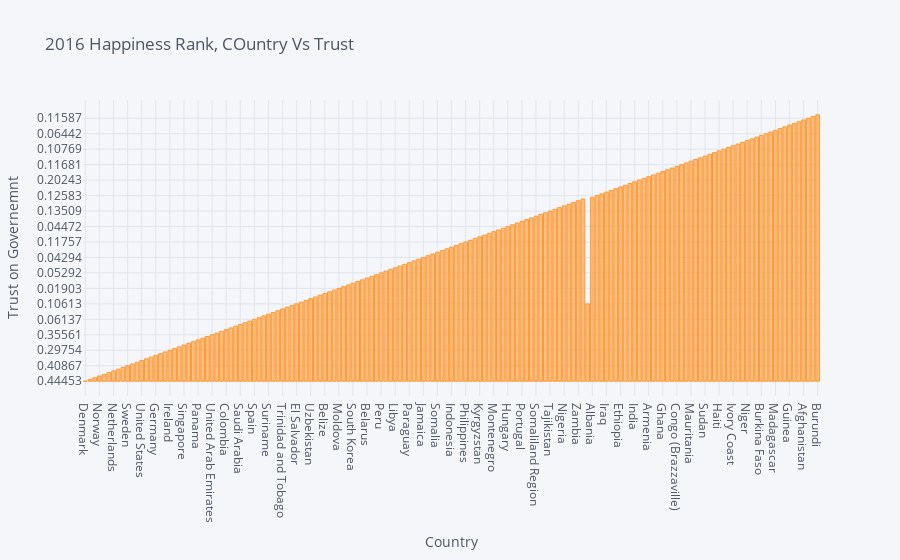

The code cell stored with this chart in its notebook:
### Code cell
# Recreate above plot with kind = 'bar'
whp.iplot(
    kind = 'bar',
    x='Country',
    y='Trust (Government Corruption)',
    xTitle='Country',
    yTitle='Trust on Governemnt',
    title='2016 Happiness Rank, COuntry Vs Trust '
)

### Figure 1 — Plotly figure (JSON) as saved in the notebook; plotly's stock layout.template omitted (floating-point values rounded to 4 significant figures; data arrays with more than 128 entries replaced by an {"elided": "..."} marker saying what was removed)
{"data": [{"marker": {"color": "rgba(255, 153, 51, 0.6)", "line": {"color": "rgba(255, 153, 51, 1.0)", "width": 1}}, "name": "Trust (Government Corruption)", "orientation": "v", "text": "", "type": "bar", "x": {"elided": "157 str values"}, "y": {"elided": "157 str values"}}], "layout": {"legend": {"bgcolor": "#F5F6F9", "font": {"color": "#4D5663"}}, "paper_bgcolor": "#F5F6F9", "plot_bgcolor": "#F5F6F9", "title": {"font": {"color": "#4D5663"}, "text": "2016 Happiness Rank, COuntry Vs Trust "}, "xaxis": {"gridcolor": "#E1E5ED", "showgrid": true, "tickfont": {"color": "#4D5663"}, "title": {"font": {"color": "#4D5663"}, "text": "Country"}, "zerolinecolor": "#E1E5ED"}, "yaxis": {"gridcolor": "#E1E5ED", "showgrid": true, "tickfont": {"color": "#4D5663"}, "title": {"font": {"color": "#4D5663"}, "text": "Trust on Governemnt"}, "zerolinecolor": "#E1E5ED"}}}
